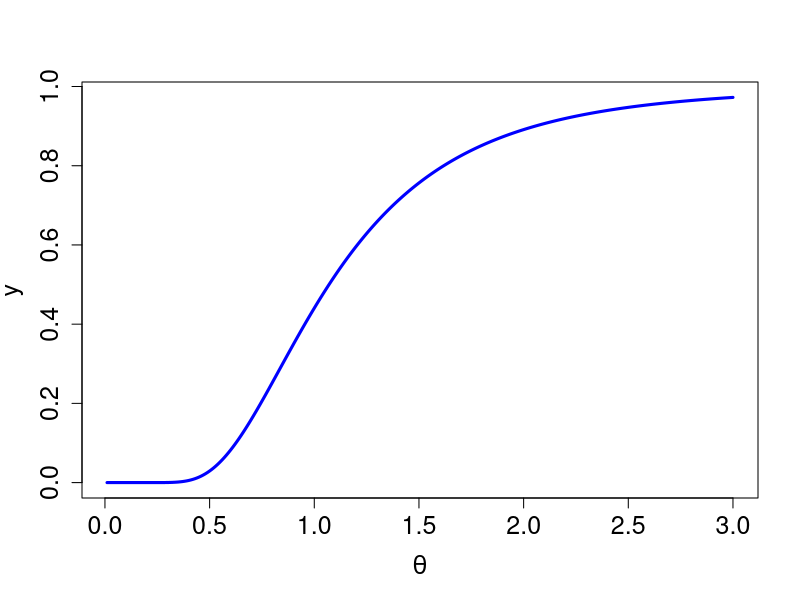

Generate this figure with R:
# Close windows and clear variables
graphics.off()
rm(list=ls(all=T))

theta = seq(0.01, 3, 0.01)          # area to evaluate the pdf
y     = 1 - pchisq(10/theta, df=10) # cdf
plot(theta, y, xlab=expression(paste("", theta)), "l",col="blue",cex.lab=1.5,cex.axis=1.5, lwd=3)